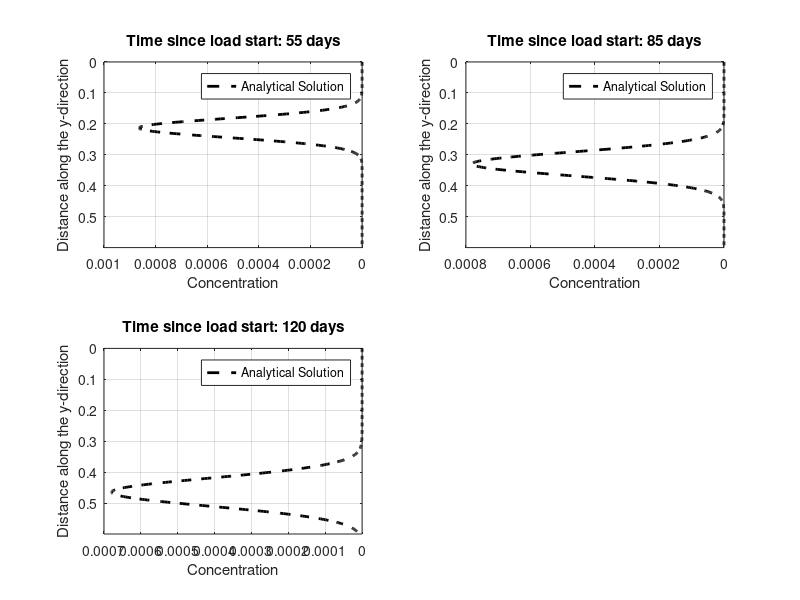

Reproduce this figure in MATLAB.

% 2-dimensional analytical solution - Transient (using the analytical solution for
% instantaneous point source integrated with respect to time)

function AnltSOL_TRANSIENT_summa

%%%%%%%%%%%%%%%%%%%%%%%%%%%%%%%%%%%%%%%%%%%
% CHOOSE TEST %%%%%%%%%%%%%%%%%%%%%%%%%%%%%%
%%%%%%%%%%%%%%%%%%%%%%%%%%%%%%%%%%%%%%%%%%%

% test = 2; % 2_nrTrans_instS_PorMedia
% test = 4; % 4_nrTrans_contS_PorMedia
% test = 6; % 6_nrTrans_instS_PorMedia_linDecay
% test = 8; % 8_nrTrans_contS_PorMedia_linDecay
 
test = 2; 

%%%%%%%%%%%%%%%%%%%%%%%%%%%%%%%%%%%%%%%%%%%
% General mdoel setup %%%%%%%%%%%%%%%%%%%%%
% Don't change
%%%%%%%%%%%%%%%%%%%%%%%%%%%%%%%%%%%%%%%%%%%
ny                          = 600;          % number of layers (in mm)
Dy                          = 0.0001;      	% longiitudinal dispersivity - y-direction m2/s
specificYield               = 0.23;         % (-)
iLayerLiqFluxSoil_summa_m_s = 1.0359700931174889e-08; % m/s
mLayerDepth_summa_m         = 0.006;        % m

% Preliminary calcs %%%%%%%%%%%%%%%%%%%%%%%%%%%%%%%%
% Intersticial flow velocity because of specific yield
iLayerLiqFluxSoil_summa_mm_s = iLayerLiqFluxSoil_summa_m_s * 1000; % mm/s
iLayerLiqFluxSoil_summa_mm_s_intersticial =...
    iLayerLiqFluxSoil_summa_mm_s / specificYield;       % m/s

V = iLayerLiqFluxSoil_summa_mm_s_intersticial;
%L = V * 60 * 60 * 24 * 20 / 1000;

mLayerDepth_summa_mm = mLayerDepth_summa_m * 1000;

% Time steps
if test == 4 || test == 8 
    tsim = [...
            60 * 60 * 24 * 15,...
            60 * 60 * 24 * 70,...
            60 * 60 * 24 * 120,...
            ];
elseif test == 2 || test == 6 
    tsim = [...
            60 * 60 * 24 * 55,...
            60 * 60 * 24 * 85,...
            60 * 60 * 24 * 120,...
            ];
end

% Storing %%%%%%%%%%%%%%%%%%%%%%%%%%%%%%%%
storage.Dy = Dy;
storage.tsim = tsim;
storage.V = V;
storage.ny = ny;

%%%%%%%%%%%%%%%%%%%%%%%%%%%%%%%%%%%%%%%%%%%%%%%%%%%%%%%%%%%%%%%%%%%%%%
n_ti = numel(tsim);
for ti = 1:n_ti
    
    tsim_i = tsim(ti);
    
    if test == 4 || test == 8 
        
        % Input concentration (continuous)
        C0 = 2;
         
        % Set reation rate
        if test == 4; r = 0; end                % conservative
        if test == 8; r = 0.01/(60*60*24); end  % linear decay
        storage.C0 = C0;
        storage.r = r;
        save InputData storage;
        
        % Call analytical solver
        Analytical_calc_1D_contS(tsim_i)
        
    elseif test == 2 || test == 6
        
        % Input mass (instantaneous)
        M = 350;
        
        % Mass of the receiving node
        mLayerVolFracLiq = [0.2007, 0.2014, 0.2020, 0.2027, 0.2034, 0.2041, 0.2048, 0.2055, 0.2063, 0.2070, 0.2077, 0.2085, 0.2093, 0.2101, 0.2109, 0.2117, 0.2125, 0.2133, 0.2141, 0.2150, 0.2159, 0.2167, 0.2176, 0.2185, 0.2194, 0.2204, 0.2213, 0.2223, 0.2232, 0.2242, 0.2252, 0.2262, 0.2272, 0.2283, 0.2293, 0.2304, 0.2315, 0.2326, 0.2337, 0.2348, 0.2360, 0.2372, 0.2384, 0.2396, 0.2408, 0.2420, 0.2433, 0.2446, 0.2459, 0.2472, 0.2485, 0.2499, 0.2513, 0.2527, 0.2541, 0.2555, 0.2570, 0.2584, 0.2599, 0.2615, 0.2630, 0.2646, 0.2662, 0.2678, 0.2694, 0.2711, 0.2727, 0.2744, 0.2761, 0.2779, 0.2796, 0.2814, 0.2832, 0.2850, 0.2869, 0.2888, 0.2906, 0.2925, 0.2945, 0.2964, 0.2984, 0.3003, 0.3023, 0.3043, 0.3063, 0.3083, 0.3104, 0.3124, 0.3145, 0.3165, 0.3186, 0.3206, 0.3227, 0.3247, 0.3268, 0.3288, 0.3308, 0.3328, 0.3348, 0.3368];
        hru_area_m2      = 32700;
        
        mLayerVolFracWat_summa_m3 = mLayerVolFracLiq * hru_area_m2 * mLayerDepth_summa_m;
        mLayerVolFracWat_summa_mm_m2 = mLayerVolFracLiq * hru_area_m2 * mLayerDepth_summa_m * 1000;
        UpLayVol_mm_m2 = mLayerVolFracWat_summa_m3 * 1000; % to mm*m2
        
        iLayerLiqFluxSoil_summa_mm_s = iLayerLiqFluxSoil_summa_m_s * 1000;
        
        % Set reaction rate
        if test == 2; r = 0; end                % conservative
        if test == 6; r = 0.01/(60*60*24); end  % linear decay
        
        storage.M = M;
        storage.UpLayVol_mm_m2 = UpLayVol_mm_m2;
        storage.mLayerVolFracWat_summa_mm_m2 = mLayerVolFracWat_summa_mm_m2;
        storage.mLayerVolFracLiq = mLayerVolFracLiq;
        storage.r = r;
        storage.mLayerDepth_summa_mm = mLayerDepth_summa_mm;
        storage.iLayerLiqFluxSoil_summa_mm_s = iLayerLiqFluxSoil_summa_mm_s;
        storage.hru_area_m2 =  hru_area_m2;
        save InputData storage;
        
        % Call analytical solver
        Analytical_calc_1D_instS(tsim_i)
        
    end

    Compare_plot(ti, n_ti, tsim_i,mLayerDepth_summa_mm)
    
end


%%%%%%%%%%%%%%%%%%%%%%%%%%%%%%%%%%%%%%%%%
% ANALYTICAL
%%%%%%%%%%%%%%%%%%%%%%%%%%%%%%%%%%%%%%%%%

% 1D, continuous source, Eq. 60 of 
% USGS Chapter B7
% ANALYTICAL SOLUTIONS FOR ONE-, TWO-, AND THREE-DIMENSIONAL SOLUTE
%TRANSPORT IN GROUND-WATER SYSTEMS WITH UNIFORM FLOW
function Analytical_calc_1D_contS(tsim_i)

load InputData storage
C0=storage.C0;
Dy=storage.Dy;
r=storage.r;
V=storage.V;
ny=storage.ny;

Cfinal=zeros(1,ny);

h=waitbar(0,'ANALYTICAL solution: calculating...');

for y=1:ny
    waitbar(y/ny)

    % calculation of A

    %A = (M / UpLayVol) /...
    %    ( 4*n*pi()*(Dx*Dy)^(0.5) );
    A =  C0 / 2;

    % calculation of B
    U = (V^2 + 4*r*Dy)^0.5;
    
    B1 = exp(...
            y * (V - U)/ ...
            (2 * Dy)...
            );
        
    B2 = erfc(...
            (y - (U * tsim_i) ) / ...
            (2 * (Dy * tsim_i)^0.5));
    
    C1 = exp(...
            y * (V + U)/ ...
            (2 * Dy));
    
    C2 = erfc(...
            (y + (U * tsim_i) ) / ...
            (2 * (Dy * tsim_i)^0.5));

    % Final calculation
    C = A * (B1 * B2 + C1 * C2);

    % Saving results
    Cfinal(1,y) = C;

end

close(h)

disp('Analytical solution calculation: OK')

storage.C_analytical = Cfinal';
save AnalytSOL storage;

function Analytical_calc_1D_2(tsim_i)

load InputData storage
C0=storage.C0;
Dy=storage.Dy;
r=storage.r;
V=storage.V;
ny=storage.ny;

Cfinal=zeros(1,ny);

h=waitbar(0,'ANALYTICAL solution: calculating...');

for y=1:ny
    waitbar(y/ny)

    % calculation of A

    %A = (M / UpLayVol) /...
    %    ( 4*n*pi()*(Dx*Dy)^(0.5) );
    
    U = (V^2 + 4*r*Dy)^0.5;
    
    A =  C0 * V^2 / (4 * r * Dy);

    % calculation of B
    
    
    B1 = 2 * exp((y * V / Dy) - r * tsim_i);
        
    B2 = erfc(...
            (y + V * tsim_i) / ...
            (2 * (Dy * tsim_i)^0.5));
    
   C1 = U / V - 1; 
        
   C2 = exp(...
            y * (V - U)/ ...
            (2 * Dy));
    
    C3 = erfc(...
            (y - U * tsim_i) / ...
            (2 * (Dy * tsim_i)^0.5));
        
    D1 = U / V + 1;
    
    D2 = exp(...
            y * (V + U)/ ...
            (2 * Dy));
    
    D3 = erfc(...
            (y + U * tsim_i) / ...
            (2 * (Dy * tsim_i)^0.5));

    % Final calculation
    C = A * (B1 * B2 + C1 * C2 * C3 + D1 * D2 * D3);

    % Saving results
    Cfinal(1,y) = C;

end

close(h)

disp('Analytical solution calculation: OK')

storage.C_analytical = Cfinal';
save AnalytSOL storage;

function Analytical_calc_1D_3(tsim_i)

load InputData storage
C0=storage.C0;
Dy=storage.Dy;
r=storage.r;
V=storage.V;
ny=storage.ny;

Cfinal=zeros(1,ny);

h=waitbar(0,'ANALYTICAL solution: calculating...');

for y=1:ny
    waitbar(y/ny)

    % calculation of A

    %A = (M / UpLayVol) /...
    %    ( 4*n*pi()*(Dx*Dy)^(0.5) );
    

    
    A =  C0;

    % calculation of B
    
    
    B1 = 0.5 *  erfc(...
                (y - V * tsim_i) / ...
                (2 * (Dy * tsim_i)^0.5));
    
   C1 = (V^2 * tsim_i / (pi() * Dy))^0.5;
   
   C2 = exp(-(...
            (y - V * tsim_i)^2)/ ...
            (4 * Dy * tsim_i));
        
   D1  = 0.5 * (1 + (V * y) / Dy + (V^2 * tsim_i) / Dy);
   
   D2  = exp(V * y / Dy);
    
    D3 = erfc(...
            (y + V * tsim_i) / ...
            (2 * (Dy * tsim_i)^0.5));
        

    % Final calculation
    C = A * (B1 +  C1 * C2 - D1 * D2 * D3);

    % Saving results
    Cfinal(1,y) = C;

end

close(h)

disp('Analytical solution calculation: OK')

storage.C_analytical = Cfinal';
save AnalytSOL storage;

function Analytical_calc_1D_justAdv(tsim_i, mLayerDepth_summa_m)

load InputData storage
C0=storage.C0;
Dy=storage.Dy;
r=storage.r;
V=storage.V;
ny=storage.ny;

Cfinal=zeros(1,ny);

h=waitbar(0,'ANALYTICAL solution: calculating...');

for y=1:ny
    waitbar(y/ny)

    % calculation of A

    %A = (M / UpLayVol) /...
    %    ( 4*n*pi()*(Dx*Dy)^(0.5) );
  

    % Final calculation
    C = C0 * (y * mLayerDepth_summa_m - V * tsim_i);

    % Saving results
    Cfinal(1,y) = C;

end

close(h)

disp('Analytical solution calculation: OK')

storage.C_analytical = Cfinal';
save AnalytSOL storage;


% 1D, instantaneous source, Eq. 76 of 
% USGS Chapter B7
% ANALYTICAL SOLUTIONS FOR ONE-, TWO-, AND THREE-DIMENSIONAL SOLUTE
%TRANSPORT IN GROUND-WATER SYSTEMS WITH UNIFORM FLOW
function Analytical_calc_1D_instS(tsim_i)

load InputData storage
M = storage.M;
UpLayVol_mm_m2 = storage.UpLayVol_mm_m2;
mLayerVolFracLiq = storage.mLayerVolFracLiq;
Dy = storage.Dy;
r = storage.r;
V = storage.V;
ny = storage.ny;
hru_area_m2 = storage.hru_area_m2;
mLayerVolFracWat_summa_mm_m2 = storage.mLayerVolFracWat_summa_mm_m2;
mLayerDepth_summa_mm = storage.mLayerDepth_summa_mm;
iLayerLiqFluxSoil_summa_mm_s = storage.iLayerLiqFluxSoil_summa_mm_s;

% Loading point
Yc=1;
% porosity
n = 1; % not needed because it's accounted for in the intersticil flow velocity

% Mass injection unit of aquifer thickness (and area because it's 1D)
% M (g/m3), Vol = m3/s, M_unitVol = 
UpLayVol_m3 = UpLayVol_mm_m2 / 1000;
M_unitVol = M / UpLayVol_m3(1);
M_unitVol = M * (iLayerLiqFluxSoil_summa_mm_s);

M_unitVol = M / ((mLayerDepth_summa_mm / 1000) * mLayerVolFracLiq(1) * hru_area_m2);
M_unitVol = M_unitVol * ( 4 * n * pi() * Dy );

M_unitVol = 1.8/1000 * ( 4 * n * pi() * Dy ) / 1.75; %=1.2925e-06%

%M_nunitVol = 350 / (0.006 * 0.2 * 32700);
M_unitVol = (2 * iLayerLiqFluxSoil_summa_mm_s) ;
%MunitVol = (2 * iLayerLiqFluxSoil_summa_mm_s) / UpLayVol_m3(1);
M_unitVol = (0.006 * iLayerLiqFluxSoil_summa_mm_s / 6);

Cinit = (2 * iLayerLiqFluxSoil_summa_mm_s * 900 * hru_area_m2/1000) ...
        / (iLayerLiqFluxSoil_summa_mm_s * 900 * hru_area_m2/1000 + UpLayVol_m3(1)/6);
M_unitVol = Cinit * V;
M_unitVol = M_unitVol / 3.2%* 1.8e6 
%M_unitVol = 1.2925e-06;

Cfinal=zeros(1,ny);

h=waitbar(0,'ANALYTICAL solution: calculating...');

for y=1:ny
    
    waitbar(y/ny)

    % calculation of A

    A = (M_unitVol) /...
        ( 4 * n * pi() * Dy);

    % calculation of B
    B = exp(...
            V*(y-Yc)/ ...
            (2*Dy));

    D = exp( ...
            -( V^2 / (4*Dy) + r) * tsim_i ...
            -( (y-Yc)^2 ./ (4 * Dy * tsim_i))) ;

    % Final calculation
    C = A * B * D;

    % Saving results
    Cfinal(1,y) = C;
   
end
close(h)

% Get the effect of dilution because of different layer volumes
% 1) Using cubic spline to extrapolate for all sub-layers because the
% analytical solution has 1 mm of resolution, while the model has 6 mm
mLayerVolFracLiq_interp = spline(...
    1:6:600,...
    mLayerVolFracLiq,...
    1:1:600);
%figure;plot(mLayerVolFracLiq_interp^0.5,[1:1:600]/1000); set(gca,"Ydir","reverse"); set(gca,"Xdir","reverse");

Cfinal_corr = Cfinal * mLayerVolFracLiq_interp(1) ./ mLayerVolFracLiq_interp;

disp('Analytical solution calculation: OK')

storage.C_analytical = Cfinal_corr';
save AnalytSOL storage;

function Analytical_calc_2D

load InputData storage
M=storage.M;
UpLayVol=storage.UpLayVol;
n=storage.n;
Dx=storage.Dx;
Dy=storage.Dy;
r=storage.r;
Xc=storage.Xc;
Yc=storage.Yc;
tsim=storage.tsim;
V=storage.V;
nx=storage.nx;
ny=storage.ny;

Cfinal=zeros(nx,ny);

h=waitbar(0,'ANALYTICAL solution: calculating...');
for x=1:nx
    waitbar(x/nx)
    for y=1:ny
        
    % calculation of A
    
    A = (M / UpLayVol) /...
        ( 4*n*pi()*(Dx*Dy)^(0.5) );

    % calculation of B
    B = exp(...
            V*(y-Yc)/ ...
            (2*Dy));

    % Integral to solve
    fun = @(t) exp( ...
                    -( V^2 / (4*Dx) + r) * t ...
                    -( (x-Xc)^2 ./ (4*Dx*t) ) ...
                    -( (y-Yc)^2 ./ (4*Dy*t))) ;
                
    D = quad(fun,0,tsim);

    % Final calculation
    C = A*B*D;
    
    % Saving results
    Cfinal(x,y) = C;
   
    end
end
close(h)

disp('Analytical solution calculation: OK')

storage.C_analytical = Cfinal';
save AnalytSOL storage;


%%%%%%%%%%%%%%%%%%%%%%%%%%%%%%%%%%%%%%%%%
% Plotting
%%%%%%%%%%%%%%%%%%%%%%%%%%%%%%%%%%%%%%%%%

function Compare_plot(ti, n_ti, tsim_i,mLayerDepth_summa_m)

load InputData storage
InputData = storage;

load AnalytSOL storage
C_analytical = storage.C_analytical;


colormap(gray)
cmap = colormap
cmap = flipud(cmap);

cm = [jet(64);gray(64)];

nsubplot_x = ceil((n_ti)^0.5);
nsubplot_y = ceil(n_ti / nsubplot_x);

if ti==1
     figure
end

% Longitudinal profile
subplot(nsubplot_x,nsubplot_y,ti)
plot(C_analytical,(0:1:InputData.ny-1)/1000,'k--','linewidth',2)
ylim([0 InputData.ny/1000])
%xlim([0 2])
set(gca, 'Ydir', 'reverse'); 
xlabel('Concentration')
ylabel('Distance along the y-direction')
title(['Time since load start: ', num2str(tsim_i/(24*60*60)), ' days'])
legend('Analytical Solution')
set (gca,'Xdir','reverse')
grid on
hold on


disp('ANALYTICAL and NUMERICAL solutions compared: OK')
disp('Finished')